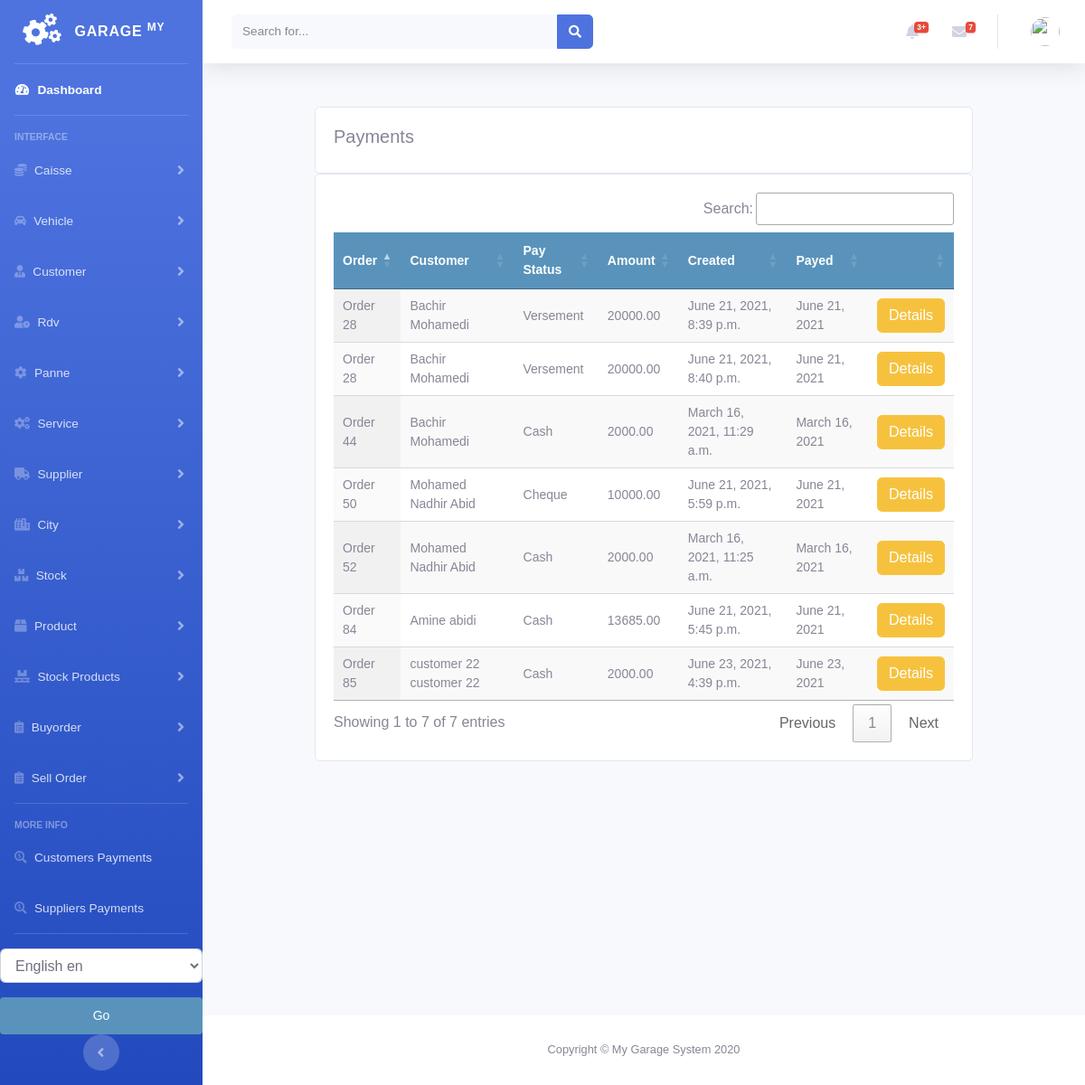
/payments/customer_payment_list, run on the app's committed database.
### payments/models.py (models this page shows)
class SellOrderPayment(models.Model):
    order = models.ForeignKey(Order, on_delete=models.CASCADE, blank=True, null=True)
    customer = models.ForeignKey(Customer, on_delete=models.CASCADE)
    user = models.IntegerField(default=0)
    amount = models.DecimalField(max_digits=10, decimal_places=2)
    created = models.DateTimeField(auto_now_add=True)
    pay_date = models.DateField(null=True, blank=True)
    pay_type = (
        ('Cash', 'Cash'),
        ('Cheque', 'Cheque'),
        ('Versement', 'Versement'),
    )
    pay_status = models.CharField(max_length=9, choices=pay_type, blank=True, default="Cash")

### sellorder/models.py (models this page shows, shortened)
class Order(models.Model):
    customer = models.ForeignKey(Customer, on_delete=models.DO_NOTHING)
    vehicle = models.ForeignKey(Vehicle, on_delete=models.DO_NOTHING, null=True, blank=True)
    created = models.DateTimeField(auto_now_add=True)
    updated = models.DateTimeField(auto_now=True)
    debt = models.DecimalField(max_digits=10, decimal_places=2, null=True, blank=True, default=0)
    timbre = models.DecimalField(max_digits=10, decimal_places=2, null=True, blank=True, default=0)
    total_price = models.DecimalField(max_digits=10, decimal_places=2, null=True, blank=True, default=0)
    discount_amount = models.DecimalField(max_digits=10, decimal_places=2, null=True, blank=True, default=0)
    paid = models.BooleanField(default=False)
    order_tva = models.PositiveIntegerField(default=0)
    confirmed = models.BooleanField(default=False)
    factured = models.BooleanField(default=False)
    order_date = models.DateField(null=True, blank=True)
    class Meta:
        ordering = ('-created',)
    def __str__(self):
        return f'Order {self.id}'

### customer/models.py (models this page shows, shortened)
class Customer(models.Model):
    firstname = models.CharField(max_length=250, null=True)
    lastname = models.CharField(max_length=250, null=True)
    address = models.CharField(max_length=200, null=True)
    phone = models.CharField(max_length=200, null=True)
    date_created = models.DateTimeField(auto_now_add=True, null=True)
    date_updated = models.DateTimeField(auto_now=True)
    date_joined = models.DateField(null=True)
    enterprise = models.BooleanField(default=False)
    debt = models.DecimalField(max_digits=10, decimal_places=2, null=True, default=0)
    def __str__(self):
        return self.firstname + " " + self.lastname

### payments/views.py (the view)
# urls.py: path('customer_payment_list', views.customer_payment_list, name='customer_payment_list'),
def customer_payment_list(request):
    customerpayments = SellOrderPayment.objects.all()
    context = {
        "customerpayments": customerpayments
    }
    return render(request, 'payments/customer/payment_list.html', context)

### payments/templates/payments/customer/payment_list.html (shortened to what this page needs)
{% extends 'home.html' %}
{% load static %}
{% load i18n %}
{% block content %}
<br>
<div class="container">
    <div class="row">
        <div class="col-md">
            <div class="card card-body">
                <h5>{% trans "Payments" %}</h5>
            </div>
            <div class="card card-body">
                <table id="table_id" class="display text-center">
                    <thead>
                    <tr>
                        <th>{% trans "Order" %}</th>
                        <th>{% trans "Customer" %}</th>
                        <th>{% trans "Pay Status" %}</th>
                        <th>{% trans "Amount" %}</th>
                        <th>{% trans "Created" %}</th>
                        <th>{% trans "Payed" %}</th>
                        <th></th>
                    </tr>
                    </thead>
                    <tbody>
                    {% for payment in customerpayments %}
                    <tr>
                        <td>
                            {{payment.order}}
                        </td>
                        <td>
                            {{payment.customer}}
                        </td>
                        <td>
                            {{payment.pay_status}}
                        </td>
                        <td>
                            {{payment.amount}}
                        </td>
                        <td>
                            {{payment.created}}
                        </td>
                        <td>
                            {{payment.pay_date}}
                        </td>
                        <td>
                           <a class="btn btn-warning " href="{% url 'sellorder:sellorder_details' payment.order.id %}">{% trans "Details" %}</a>
                        </td>
                    </tr>
                    {% endfor %}
                    </tbody>
                </table>
            </div>
        </div>
    </div>
</div>
{% endblock %}
{% block jsscript %}
<link rel="stylesheet" type="text/css" href="https://cdn.datatables.net/1.10.22/css/jquery.dataTables.css">
<link rel="stylesheet" type="text/css" href="https://cdn.datatables.net/buttons/1.6.5/css/buttons.dataTables.min.css">
{% endblock %}

### static/css/main.css (style rules this page uses)
body { margin:0; padding:0; font-family:helvetica, sans-serif; }
h1, h2, h3, h4, h5 , h6 { font-family: 'Ubuntu', sans-serif; font-weight:normal; }
table { width:100%; border-spacing:0; border-collapse: collapse; }
table th, table td { text-align:left; font-size:14px; padding:10px; margin:0; }
tbody tr:nth-child(odd) { background:#efefef; }
thead th, tbody tr.total { background:#5993bb; color:#fff; font-weight:bold; }

### data on the page
SellOrderPayment: order "Order 52", customer "Mohamed Nadhir Abid", pay_status "Cash", amount "2000.00", created "March 16, 2021, 11:25 a.m.", pay_date "March 16, 2021"
SellOrderPayment: order "Order 44", customer "Bachir Mohamedi", pay_status "Cash", amount "2000.00", created "March 16, 2021, 11:29 a.m.", pay_date "March 16, 2021"
SellOrderPayment: order "Order 84", customer "Amine abidi", pay_status "Cash", amount "13685.00", created "June 21, 2021, 5:45 p.m.", pay_date "June 21, 2021"
SellOrderPayment: order "Order 50", customer "Mohamed Nadhir Abid", pay_status "Cheque", amount "10000.00", created "June 21, 2021, 5:59 p.m.", pay_date "June 21, 2021"
SellOrderPayment: order "Order 28", customer "Bachir Mohamedi", pay_status "Versement", amount "20000.00", created "June 21, 2021, 8:39 p.m.", pay_date "June 21, 2021"
SellOrderPayment: order "Order 28", customer "Bachir Mohamedi", pay_status "Versement", amount "20000.00", created "June 21, 2021, 8:40 p.m.", pay_date "June 21, 2021"
SellOrderPayment: order "Order 85", customer "customer 22 customer 22", pay_status "Cash", amount "2000.00", created "June 23, 2021, 4:39 p.m.", pay_date "June 23, 2021"
